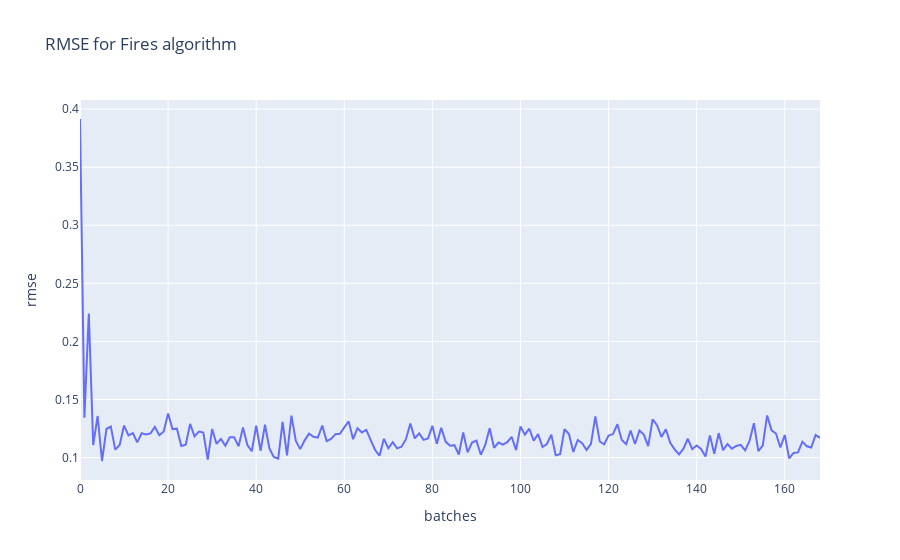

The notebook cell saved with this chart:
### Code cell
fig = px.line(y = fires_cuda_rmse, title="RMSE for Fires algorithm", labels={"x":"batches", "y":"rmse"})
fig.show()

### Figure 1 — Plotly figure (JSON) as saved in the notebook; plotly's stock layout.template omitted (floating-point values rounded to 4 significant figures; data arrays with more than 128 entries replaced by an {"elided": "..."} marker saying what was removed)
{"data": [{"hovertemplate": "batches=%{x}<br>rmse=%{y}<extra></extra>", "legendgroup": "", "line": {"color": "#636efa", "dash": "solid"}, "mode": "lines", "name": "", "orientation": "v", "showlegend": false, "type": "scatter", "x": {"elided": "169 int values"}, "xaxis": "x", "y": {"elided": "169 float values"}, "yaxis": "y"}], "layout": {"legend": {"tracegroupgap": 0}, "title": {"text": "RMSE for Fires algorithm"}, "xaxis": {"anchor": "y", "domain": [0, 1], "title": {"text": "batches"}}, "yaxis": {"anchor": "x", "domain": [0, 1], "title": {"text": "rmse"}}}}
